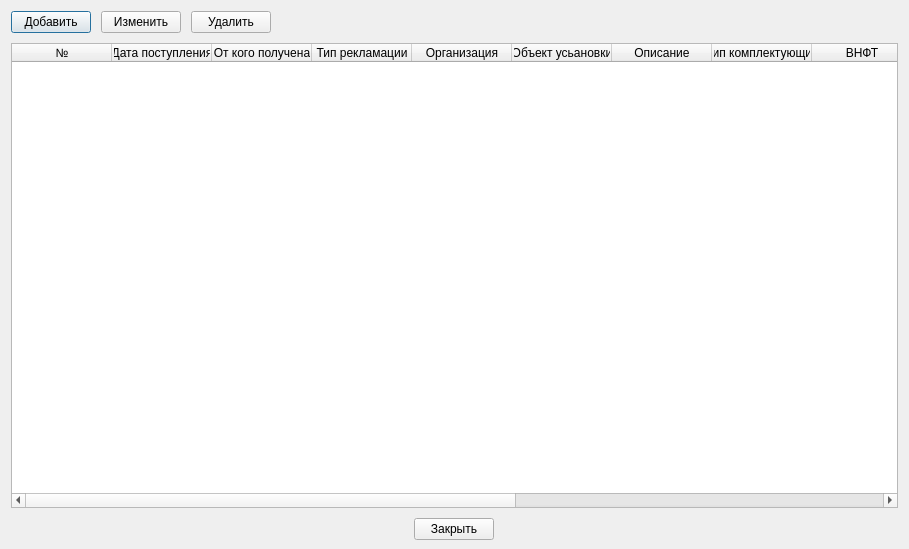
<?xml version="1.0" encoding="UTF-8"?>
<ui version="4.0">
 <class>ClaimWindow</class>
 <widget class="QDialog" name="ClaimWindow">
  <property name="geometry">
   <rect>
    <x>0</x>
    <y>0</y>
    <width>909</width>
    <height>549</height>
   </rect>
  </property>
  <property name="windowTitle">
   <string>Список рекламаций</string>
  </property>
  <layout class="QVBoxLayout" name="verticalLayout">
   <property name="spacing">
    <number>10</number>
   </property>
   <property name="bottomMargin">
    <number>9</number>
   </property>
   <item>
    <layout class="QHBoxLayout" name="horizontalLayout">
     <item>
      <widget class="QPushButton" name="pbAdd">
       <property name="text">
        <string>Добавить</string>
       </property>
      </widget>
     </item>
     <item>
      <widget class="QPushButton" name="pbEdit">
       <property name="text">
        <string>Изменить</string>
       </property>
      </widget>
     </item>
     <item>
      <widget class="QPushButton" name="pbDelete">
       <property name="text">
        <string>Удалить</string>
       </property>
      </widget>
     </item>
     <item>
      <spacer name="horizontalSpacer">
       <property name="orientation">
        <enum>Qt::Orientation::Horizontal</enum>
       </property>
       <property name="sizeHint" stdset="0">
        <size>
         <width>40</width>
         <height>20</height>
        </size>
       </property>
      </spacer>
     </item>
    </layout>
   </item>
   <item>
    <widget class="QTableWidget" name="twClaim">
     <property name="alternatingRowColors">
      <bool>true</bool>
     </property>
     <property name="selectionMode">
      <enum>QAbstractItemView::SelectionMode::SingleSelection</enum>
     </property>
     <property name="selectionBehavior">
      <enum>QAbstractItemView::SelectionBehavior::SelectRows</enum>
     </property>
     <column>
      <property name="text">
       <string>№</string>
      </property>
     </column>
     <column>
      <property name="text">
       <string>Дата поступления</string>
      </property>
     </column>
     <column>
      <property name="text">
       <string>От кого получена</string>
      </property>
     </column>
     <column>
      <property name="text">
       <string>Тип рекламации</string>
      </property>
     </column>
     <column>
      <property name="text">
       <string>Организация</string>
      </property>
     </column>
     <column>
      <property name="text">
       <string>Объект усьановки</string>
      </property>
     </column>
     <column>
      <property name="text">
       <string>Описание</string>
      </property>
     </column>
     <column>
      <property name="text">
       <string>Тип комплектующих</string>
      </property>
     </column>
     <column>
      <property name="text">
       <string>ВНФТ</string>
      </property>
     </column>
     <column>
      <property name="text">
       <string>Тип оборудования</string>
      </property>
     </column>
     <column>
      <property name="text">
       <string>№ модуля</string>
      </property>
     </column>
     <column>
      <property name="text">
       <string>№ модуля замены</string>
      </property>
     </column>
     <column>
      <property name="text">
       <string>№ оборудования</string>
      </property>
     </column>
     <column>
      <property name="text">
       <string>Дата отгрузки</string>
      </property>
     </column>
    </widget>
   </item>
   <item alignment="Qt::AlignmentFlag::AlignHCenter">
    <widget class="QPushButton" name="pbClose">
     <property name="maximumSize">
      <size>
       <width>150</width>
       <height>16777215</height>
      </size>
     </property>
     <property name="text">
      <string>Закрыть</string>
     </property>
    </widget>
   </item>
  </layout>
 </widget>
 <resources/>
 <connections>
  <connection>
   <sender>pbClose</sender>
   <signal>clicked()</signal>
   <receiver>ClaimWindow</receiver>
   <slot>close()</slot>
   <hints>
    <hint type="sourcelabel">
     <x>429</x>
     <y>501</y>
    </hint>
    <hint type="destinationlabel">
     <x>454</x>
     <y>274</y>
    </hint>
   </hints>
  </connection>
 </connections>
</ui>
